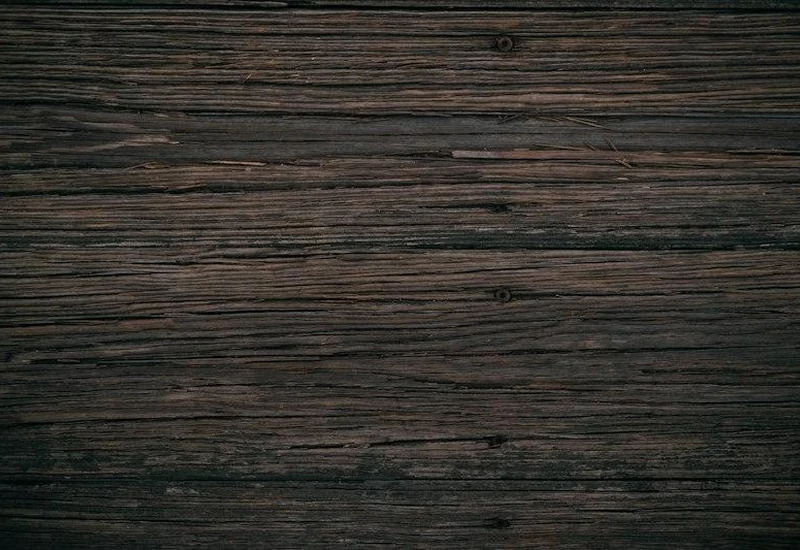
#> input picture assets/images/blog/blog-article-deck-materials.webp, 800 x 550 px, found by its file name; its folder holds only this picture in this run
$ python audit_blog_contact_sheet.py
#> lines starting #> are read from the running program, lines starting #| are printed output that depends on the picture
from PIL import Image, ImageDraw
import os

blog_dir = 'assets/images/blog'
files = sorted([f for f in os.listdir(blog_dir) if f.endswith('.webp')])

cols = 4
rows = (len(files) + cols - 1) // cols
cell_w, cell_h = 360, 240
pad = 10
label_h = 40

grid_w = cols * (cell_w + pad) + pad
grid_h = rows * (cell_h + label_h + pad) + pad

grid = Image.new('RGB', (grid_w, grid_h), (240, 240, 240))
#> grid: PIL image 1490x300 RGB; every value is 240
draw = ImageDraw.Draw(grid)

for idx, f in enumerate(files):
    r = idx // cols
    c = idx % cols
    x = pad + c * (cell_w + pad)
    y = pad + r * (cell_h + label_h + pad)

    path = os.path.join(blog_dir, f)
    try:
        im = Image.open(path).convert('RGB')
#> im is the input picture: PIL image 800x550 RGB; mean R, G, B 51.5, 49, 44
        im.thumbnail((cell_w, cell_h), Image.Resampling.LANCZOS)
#> im: PIL image 349x240 RGB
        px = x + (cell_w - im.size[0]) // 2
#> px = 15
        py = y + (cell_h - im.size[1]) // 2
#> py = 10
        grid.paste(im, (px, py))
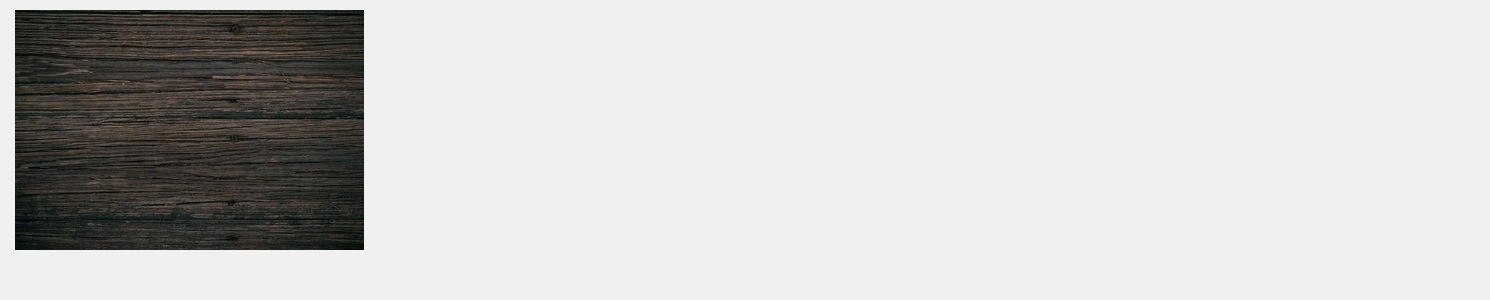
#> grid: PIL image 1490x300 RGB; mean R, G, B 204.7, 204.2, 203.3
    except Exception as e:
        draw.rectangle([x, y, x + cell_w, y + cell_h], fill=(200, 50, 50))

    draw.text((x + 5, y + cell_h + 5), f"{f}\n({im.size[0]}x{im.size[1]})", fill=(10, 10, 10))

grid.save('scratch/audit_blog_imgs.png')
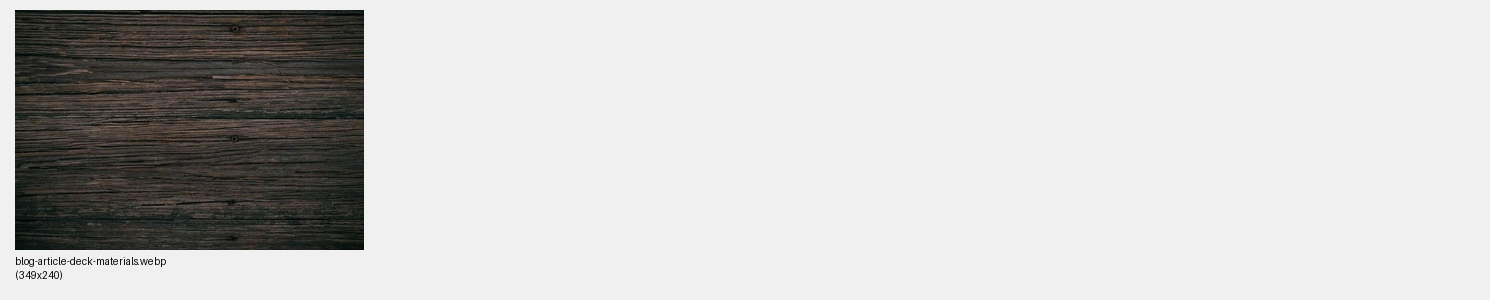
#> saved as audit_blog_imgs.png: PIL image 1490x300 RGB; mean R, G, B 204.4, 204, 203
print(f"Saved scratch/audit_blog_imgs.png with {len(files)} images")

$ run again, on assets/images/blog/blog-article-pergola-style.webp
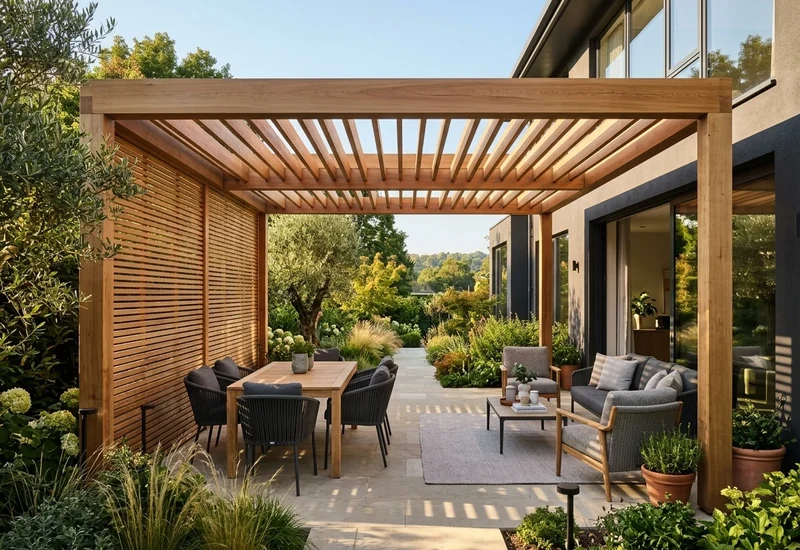
#> input picture assets/images/blog/blog-article-pergola-style.webp, 800 x 550 px, found by its file name
#> im is the input picture: PIL image 800x550 RGB; mean R, G, B 122.1, 107.9, 82.4
#> `im.thumbnail((cell_w, cell_h), Image.Resampling.LANCZOS)`:
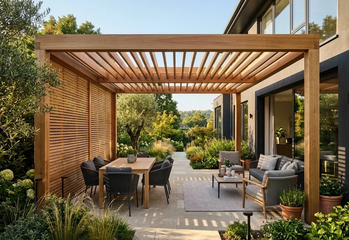
#> im: PIL image 349x240 RGB; mean R, G, B 122.1, 107.9, 82.4
#> `grid.save('scratch/audit_blog_imgs.png')`:
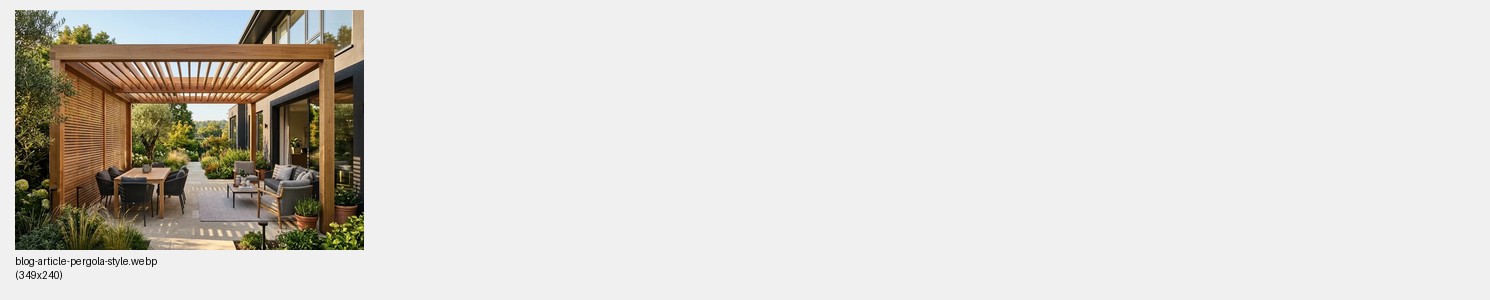
#> saved as audit_blog_imgs.png: PIL image 1490x300 RGB; mean R, G, B 217.7, 215, 210.2

$ run again, on assets/images/blog/blog-article-small-backyard.webp
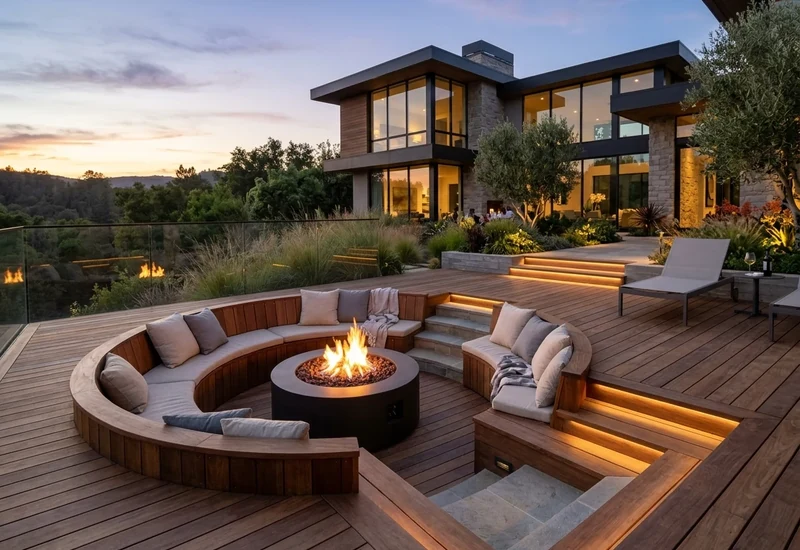
#> input picture assets/images/blog/blog-article-small-backyard.webp, 800 x 550 px, found by its file name
#> im is the input picture: PIL image 800x550 RGB; mean R, G, B 105.9, 91.7, 85.1
#> `im.thumbnail((cell_w, cell_h), Image.Resampling.LANCZOS)`:
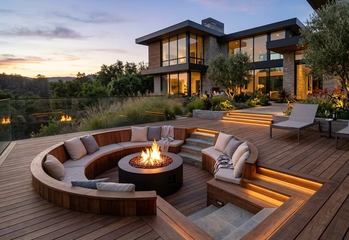
#> im: PIL image 349x240 RGB; mean R, G, B 105.9, 91.7, 85.1
#> `grid.save('scratch/audit_blog_imgs.png')`:
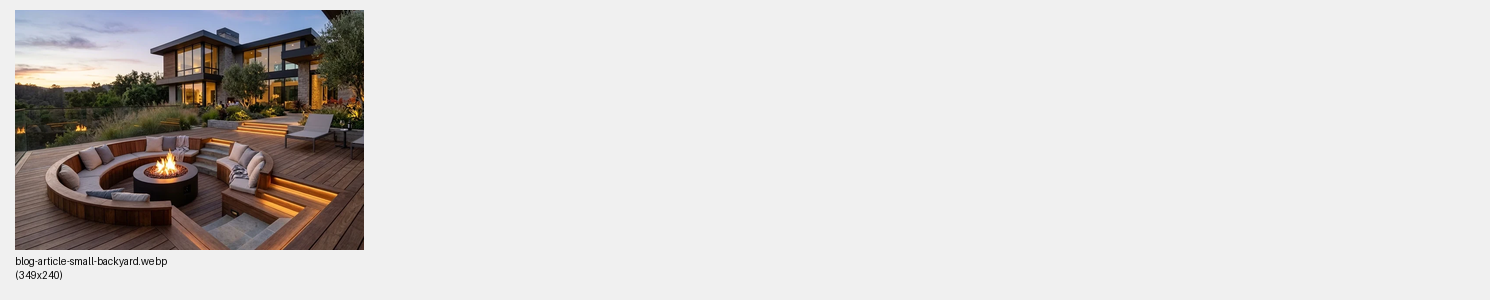
#> saved as audit_blog_imgs.png: PIL image 1490x300 RGB; mean R, G, B 214.6, 212, 210.7

$ run again, on assets/images/blog/blog-article-deck-planning.webp
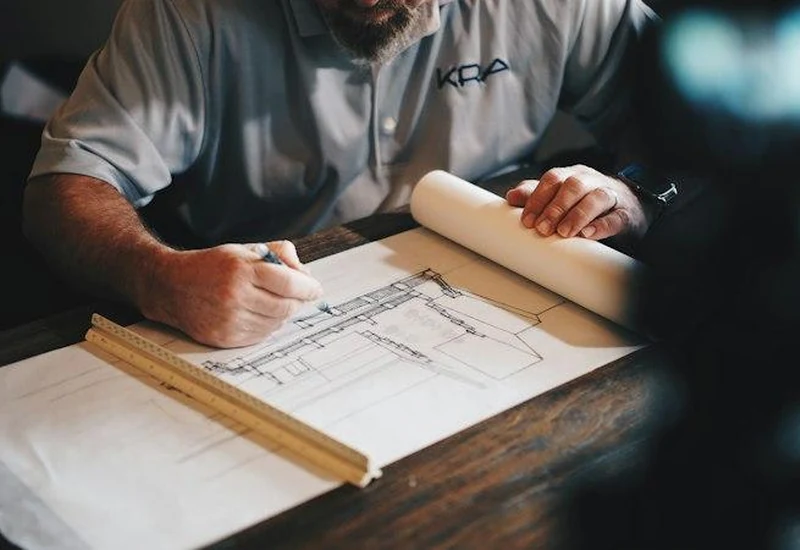
#> input picture assets/images/blog/blog-article-deck-planning.webp, 800 x 550 px, found by its file name
#> im is the input picture: PIL image 800x550 RGB; mean R, G, B 103.4, 98, 92.9
#> im: PIL image 349x240 RGB
#> `grid.paste(im, (px, py))`:
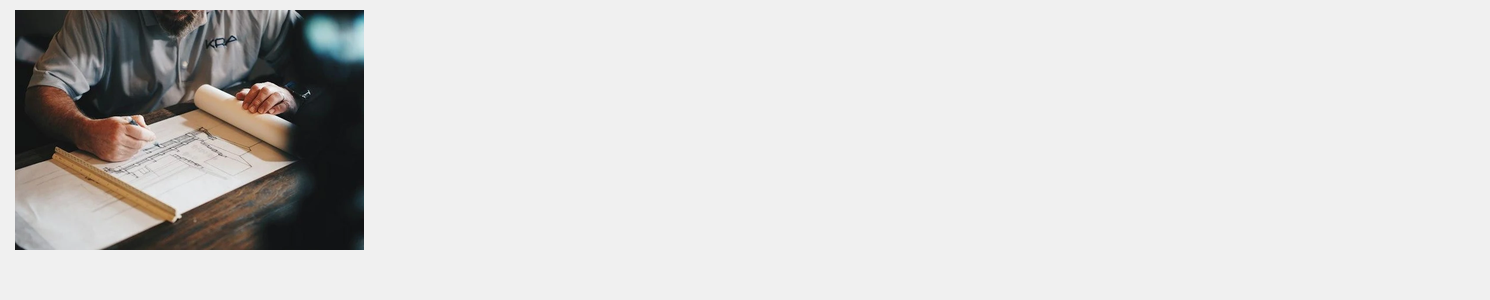
#> grid: PIL image 1490x300 RGB; mean R, G, B 214.4, 213.4, 212.4
#> `grid.save('scratch/audit_blog_imgs.png')`:
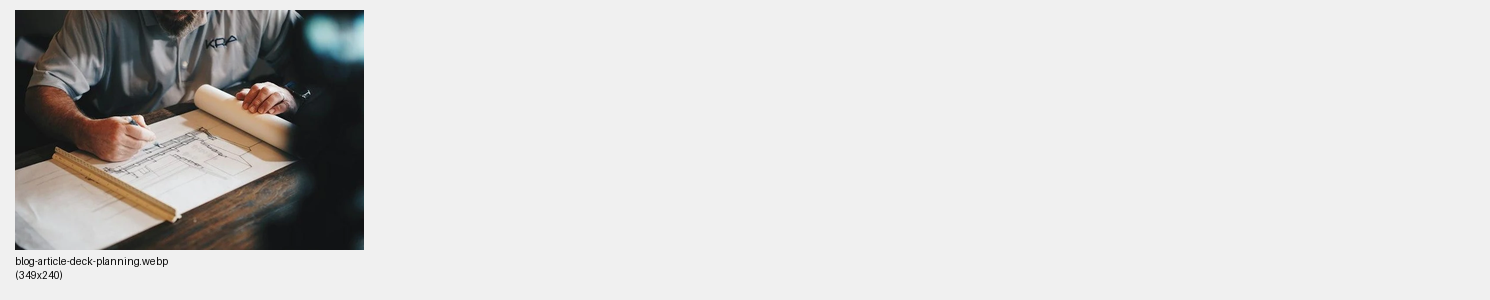
#> saved as audit_blog_imgs.png: PIL image 1490x300 RGB; mean R, G, B 214.2, 213.2, 212.2
